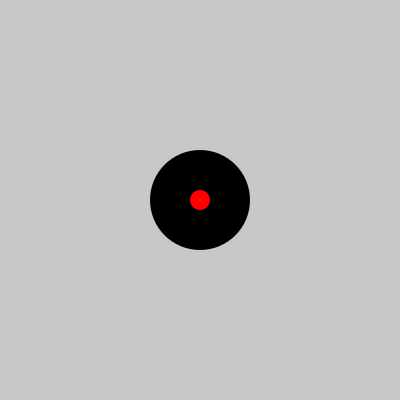
Frame 1 (no input)
Frame 60 (the mouse pressed at the canvas centre just before this capture): identical to frame 1, image omitted
Frame 120 (the mouse held since frame 60 and released just before this capture): identical to frame 1, image omitted

The Processing sketch that drew this single still picture (run headless with seeded random() and noise(); from frame 60 on, the mouse is pressed at the canvas centre):

// Processing sketch: AcosoBB_00
// ── AcosoBB_00.pde
Esferita e;
void setup ()
{
  size (400, 400);
  e= new Esferita();
  smooth();
  noStroke();
}


void draw ()

{
  background (200);
  e.dibuja();
}


void mouseDragged()
{
  e.setPxPy(mouseX, mouseY);
  e.evaluaAvance();
}

// ── Esferita.pde
class Esferita
{
  float tx, ty, px, py, tam, pZonaX, pZonaY, pZonaTam, disty;
  float umbral, vel, angulo;
  color farbe= RGB;
  float alpha;
  Esferita()
  {
    pZonaX= width/2;
    pZonaY= height/2;
    pZonaTam= 100;
    farbe= color(255, 0, 0);
    alpha=255;
    px=width/2;
    py=height/2;
    tam=20;
    umbral=pZonaTam-tam;
    vel=1;
  }
  void dibuja()
  {
    distyDentroZona();
    pushMatrix();
    zona();
    esferita();
    popMatrix();
  }

  void zona()
  {
    pushStyle();
    fill(0);
    ellipse(pZonaX, pZonaY, pZonaTam, pZonaTam);
    popStyle();
  }
  void esferita() 
  {
    pushStyle();
    fill(farbe, alpha);
    ellipse(px, py, tam, tam);
    popStyle();
  }


  void distyDentroZona()
  {
    disty= dist(px, py, pZonaX, pZonaY);
    println(disty);
  }

  void sumaPunto()
  {
    if (disty<umbral)
    {
      pZonaX+=vel*cos(angulo);
      pZonaY+=vel*sin(angulo);
    }
  }

  void evaluaAvance()
  {   
    angulo = atan2( pZonaY-py, pZonaX-px );
    sumaPunto();
  }

  void setPxPy(float px_, float py_)
  {

    px= px_;
    py= py_;
  }

  void setpZonaXY(float pZonaX_, float pZonaY_)
  {
    pZonaX= pZonaX_;
    pZonaY= pZonaY_;
  }
}//cierra class Esferita
